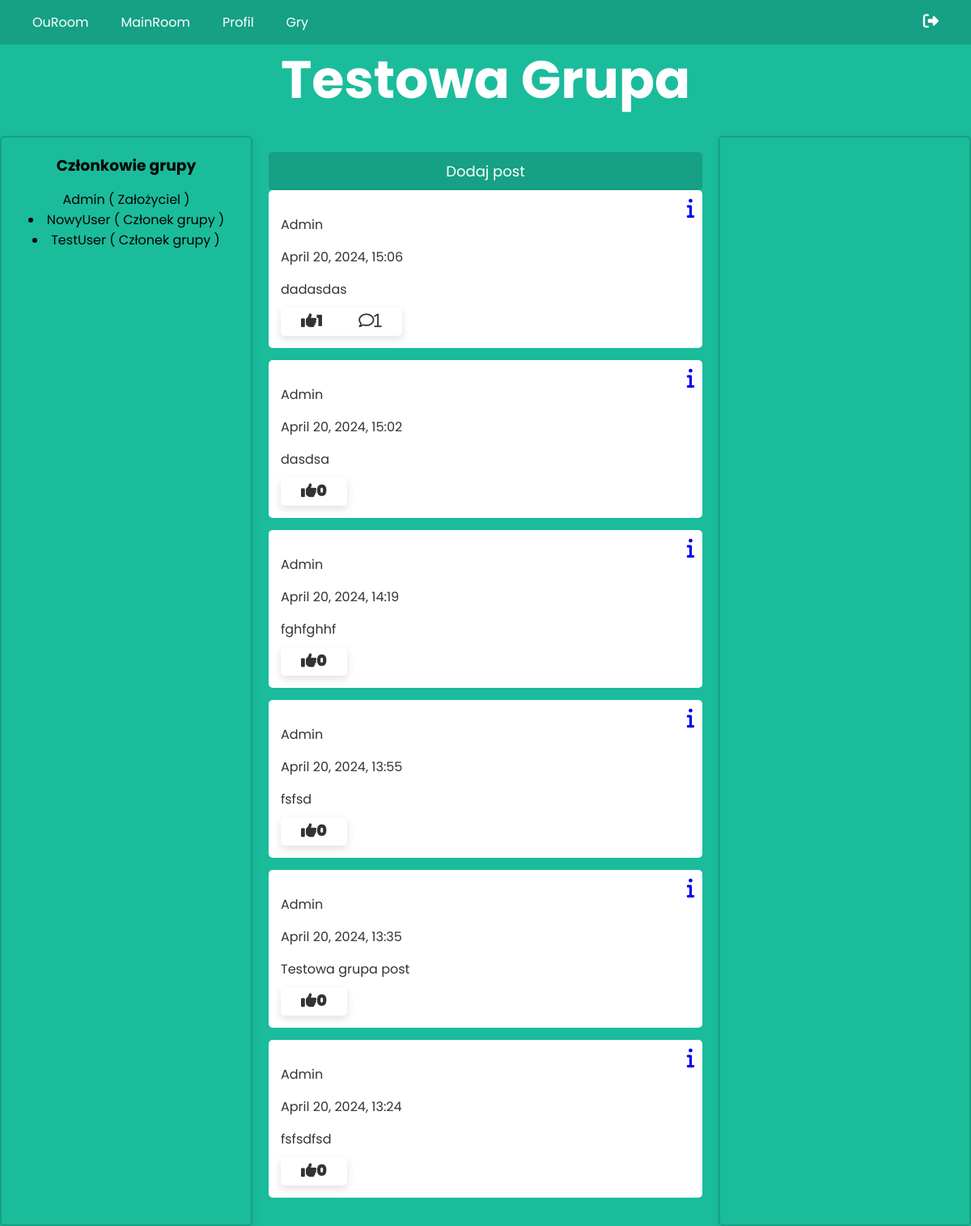
Screenshot of /ouroom/group/1 with the database file from the repository.
### rooms/models.py (models this page shows, shortened)
class Group(models.Model):
    author = models.ForeignKey(settings.AUTH_USER_MODEL, related_name='creator_group', on_delete=models.CASCADE)
    name = models.TextField(max_length=50)
    description = models.TextField(max_length=500)
    def __str__(self):
        return self.name

class GroupMembers(models.Model):
    group = models.ForeignKey(Group, on_delete=models.CASCADE, related_name='membership')
    user = models.ForeignKey(settings.AUTH_USER_MODEL, on_delete=models.CASCADE, related_name='group_membership')
    role = models.TextField(max_length=30, default='Członek grupy')
    time_release = models.DateTimeField(default=timezone.now)
    def __str__(self):
        return f'{self.user.username} należy do {self.group.name}'

class Post(models.Model):
    author = models.ForeignKey(settings.AUTH_USER_MODEL, on_delete=models.CASCADE)
    time_release = models.DateTimeField(default=timezone.now)
    content = models.TextField()
    image = models.ImageField(null=True, blank=True, upload_to='images/')
    like = models.ManyToManyField(settings.AUTH_USER_MODEL, related_name='post_like', blank=True)
    group = models.ForeignKey(Group, on_delete=models.CASCADE, blank=True, null=True, related_name='group_post')
    class Meta:
        ordering = ['-time_release']
    def get_absolute_url(self):
        return reverse('post_detail', kwargs={'pk': self.pk}) #Generate full url

### accounts/models.py (models this page shows)
class CustomUser(AbstractUser):
    email = models.EmailField(blank=False, null=False,unique=True)

### rooms/views.py (the view, shortened to what this page needs)
# urls.py: path('ouroom/group/<int:group_id>', views.GroupDetailView.as_view(), name='group_detail'),
class GroupDetailView(DetailView):
    model = Group
    context_object_name = 'group'
    template_name = 'rooms/group_detail.html'
    pk_url_kwarg = 'group_id' # Change pk to group_id in url
    def get_object(self, queryset=None):
        group_id = self.kwargs.get(self.pk_url_kwarg)
        self.object = get_object_or_404(Group, id=group_id)
        return self.object
    def get_context_data(self, **kwargs):
        context = super().get_context_data(**kwargs)
        context['form'] = AddGroupMemberForm(group_id=self.object.id)
        context['members'] = GroupMembers.objects.filter(group=self.object) #Download all members
        context['post_list'] = Post.objects.filter(group=self.object)
        print(context)
        print('dupa')
        return context

### rooms/templates/rooms/group_detail.html (shortened to what this page needs)
{% extends "rooms/mainroom.html" %}
{% block content %}
<h1>{{ object.name }}</h1>
<div class="container">
    <div class="left-container">
        <h3>Członkowie grupy</h3>
        <p>{{ object.author }} ( Założyciel )</p>
        {% for member in members %}
            <li>
            {{ member.user.username }} ( {{ member.role }} ) {% if request.user == member.user or request.user == group.author %} <a href="{% url 'member_delete' group.id member.id %}"><i class="fa fa-trash"></i></a> {% endif %}
        {% endfor %}
    </div>
    <div class="center-container">
        <a href="{% url 'group_post' group.pk %}" class="submit-style">Dodaj post</a>
        {% for post in post_list %}
            <article class="media content-section">
                <a href="{{ post.get_absolute_url }}" class="post-link"><i class="fa-solid fa-info"></i></a>
                <p>{{ post.author }}</p>
                <p>{{ post.time_release|date:"F d, Y, H:i" }}</p>
                <p>{{ post.content }}</p>
                <form method="POST" action="{% url 'post_like' post.pk %}" class="like-form" data-post-id="{{ post.pk }}">
                    <button type="submit" value="{{ post.pk }}">
                        <i id="like-icon-{{ post.pk }}" class="{% if request.user in post.like.all %}fa-regular{% else %}fa-solid{% endif %} fa-thumbs-up"><span id="like-count-{{ post.pk }}">{{ post.like.all.count }} </span></i>
                    </button>
                    {% if post.comments.count %}
                        <a href="{% url 'post_detail' post.pk %}"><i class="fa-regular fa-comment">{{ post.comments.count }}</i></a>
                    {% else %}
                        {% if user.is_authenticated %}
                            <a href="{% url 'post_detail' post.pk %}"><i class="fa-solid fa-comment-medical"></i></a>
                        {% endif %}
                    {% endif %}
                </form>
            </article>
        {% endfor %}
    </div>
    <div class="right-container">
    </div>
</div>
{% endblock content %}

### static/css/main.css (style rules this page uses)
* { margin: 0; padding: 0; box-sizing: border-box; font-family: 'Poppins', sans-serif; }
body { background: #1abc9c; overflow: auto; display: flex; flex-direction: column; justify-content: flex-start; align-items: center; padding-top: 50px; min-height: 100vh; }
h1 { color: #fff; margin-bottom: 20px; font-size: 65px; }
p { text-align: center; margin-top: 15px; }
form { background: #fff; padding: 20px; border-radius: 5px; box-shadow: 0px 4px 10px 1px rgba(0, 0, 0, 0.1); max-width: 400px; }
.submit-style { color: #fff; background: #16a085; border: none; padding: 10px; width: 100%; border-radius: 5px; cursor: pointer; font-size: 18px; text-align: center; display: inline-block; text-decoration: none; }
.media.content-section { width: 100%; / box-shadow: 0 2px 4px rgba(0,0,0,0.1); padding: 15px; border-radius: 5px; margin-bottom: 15px; background-color: #fff; color: #333; position: relative; }
.media.content-section p { text-align: left; color: #333; }
.fa-solid.fa-info { position: absolute; top: 0; right: 0; margin-right: 10px; margin-top: 10px; font-size: 25px; }
.content-section p { word-wrap: break-word; }
.like-form { display: inline-block; padding: 5px; margin-top: 10px; }
.like-form button, .like-form a, .like-form i { border-right: 1px solid #ccc; padding: 0 10px; cursor: pointer; background: none; border: none; color: inherit; }
.like-form i:last-child { border-right: none; }
.fa-comment, .fa-comment-medical { font-size: 1rem; }
.fa-thumbs-up, .fa-regular, .fa-solid, .fa-comment-medical { font-size: 1.2rem; }

### rows the page displays
Group: name "Testowa Grupa", author "Admin"
GroupMembers: user.username "NowyUser", role "Członek grupy"
GroupMembers: user.username "TestUser", role "Członek grupy"
Post: author "Admin", time_release "April 20, 2024, 15:06", content "dadasdas", like.all.count "1", comments.count "1"
Post: author "Admin", time_release "April 20, 2024, 15:02", content "dasdsa", like.all.count "0"
Post: author "Admin", time_release "April 20, 2024, 14:19", content "fghfghhf", like.all.count "0"
Post: author "Admin", time_release "April 20, 2024, 13:55", content "fsfsd", like.all.count "0"
Post: author "Admin", time_release "April 20, 2024, 13:35", content "Testowa grupa post", like.all.count "0"
Post: author "Admin", time_release "April 20, 2024, 13:24", content "fsfsdfsd", like.all.count "0"
